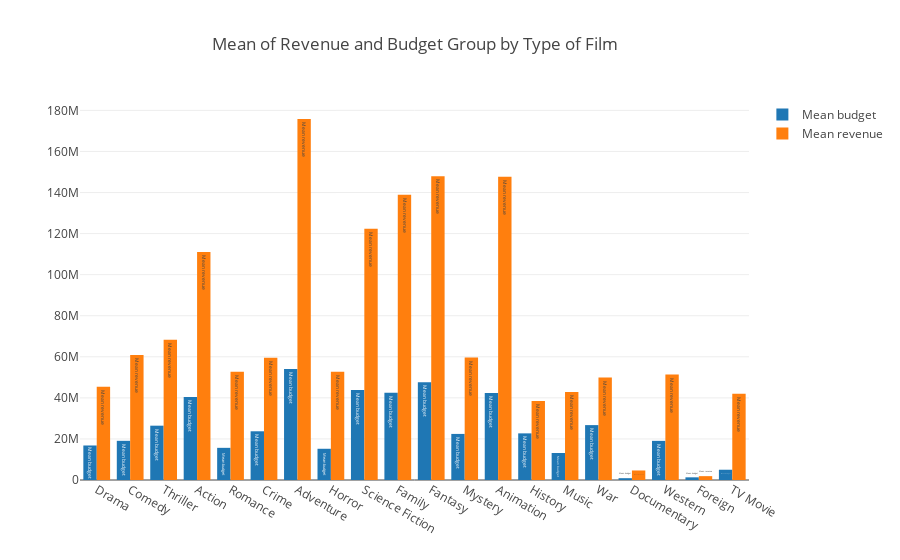
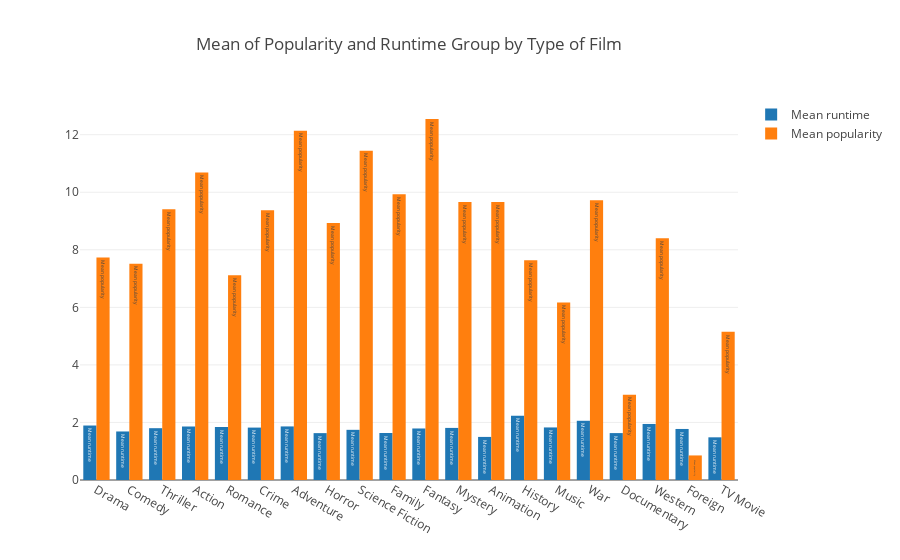

The cell these charts' notebook holds for them, in order:
### Code cell
import plotly.offline as plt
  
import plotly.graph_objs as go

plt.init_notebook_mode(connected=True)


# data = [go.Histogram(x=x)]
# py.iplot(data, filename='basic histogram')

def df_index(col_name,value,df):
    l = list()
    for i in df.index.tolist():
        if value in df[col_name][i]:
            l.append(i)
    return l

dict_gender =dict()
for feature in quanti:
    val=[]
    for i in names:
        if feature=='runtime':
            val.append(dft[feature].loc[df_index('genre_film',i,dft)].mean()/60)
        else:
            val.append(dft[feature].loc[df_index('genre_film',i,dft)].mean())  
    dict_gender[feature] = val
    

data=[]
layout = go.Layout(title=go.layout.Title(text='Mean of Revenue and Budget Group by Type of Film',xref='paper'))
for i in ['budget','revenue']:
        data.append(go.Bar(x=names,y=dict_gender[i],orientation='v',text='Mean {}'.format(i),name='Mean {}'.format(i)))


figure = go.Figure(data=data,layout=layout)
plt.iplot(figure, filename='basic histogram')

data=[]
layout = go.Layout(title=go.layout.Title(text='Mean of Popularity and Runtime Group by Type of Film',xref='paper'))
for i in ['runtime','popularity']:
        data.append(go.Bar(x=names,y=dict_gender[i],orientation='v',text='Mean {}'.format(i),name='Mean {}'.format(i)))


figure = go.Figure(data=data,layout=layout)
plt.iplot(figure, filename='basic histogram')

### Figure 1 — Plotly figure (JSON) as saved in the notebook; plotly's stock layout.template omitted (floating-point values rounded to 4 significant figures)
{"data": [{"name": "Mean budget", "orientation": "v", "text": "Mean budget", "type": "bar", "uid": "13eca7d3-2f01-4482-b77e-645eeabfde6a", "x": ["Drama", "Comedy", "Thriller", "Action", "Romance", "Crime", "Adventure", "Horror", "Science Fiction", "Family", "Fantasy", "Mystery", "Animation", "History", "Music", "War", "Documentary", "Western", "Foreign", "TV Movie"], "y": [16810000.0, 19080000.0, 26460000.0, 40400000.0, 15660000.0, 23730000.0, 54070000.0, 15210000.0, 43800000.0, 42500000.0, 47580000.0, 22440000.0, 42330000.0, 22710000.0, 13150000.0, 26730000.0, 882600.0, 19060000.0, 1301000.0, 5000000]}, {"name": "Mean revenue", "orientation": "v", "text": "Mean revenue", "type": "bar", "uid": "fbb15c7b-6cf6-4a20-8837-7ce51cafc563", "x": ["Drama", "Comedy", "Thriller", "Action", "Romance", "Crime", "Adventure", "Horror", "Science Fiction", "Family", "Fantasy", "Mystery", "Animation", "History", "Music", "War", "Documentary", "Western", "Foreign", "TV Movie"], "y": [45410000.0, 60880000.0, 68340000.0, 111000000.0, 52710000.0, 59490000.0, 175800000.0, 52710000.0, 122400000.0, 138900000.0, 148000000.0, 59630000.0, 147700000.0, 38410000.0, 42870000.0, 49920000.0, 4638000.0, 51370000.0, 1874000.0, 42000000]}], "layout": {"title": {"text": "Mean of Revenue and Budget Group by Type of Film", "xref": "paper"}}}

### Figure 2 — Plotly figure (JSON) as saved in the notebook; plotly's stock layout.template omitted (floating-point values rounded to 4 significant figures)
{"data": [{"name": "Mean runtime", "orientation": "v", "text": "Mean runtime", "type": "bar", "uid": "4ca3b26f-a3e5-4302-b25f-cd60a686b07f", "x": ["Drama", "Comedy", "Thriller", "Action", "Romance", "Crime", "Adventure", "Horror", "Science Fiction", "Family", "Fantasy", "Mystery", "Animation", "History", "Music", "War", "Documentary", "Western", "Foreign", "TV Movie"], "y": [1.893, 1.686, 1.8, 1.859, 1.842, 1.821, 1.862, 1.629, 1.743, 1.634, 1.79, 1.81, 1.497, 2.23, 1.827, 2.058, 1.63, 1.948, 1.774, 1.483]}, {"name": "Mean popularity", "orientation": "v", "text": "Mean popularity", "type": "bar", "uid": "16fce1cb-be08-41ee-a81e-ade3287bf07b", "x": ["Drama", "Comedy", "Thriller", "Action", "Romance", "Crime", "Adventure", "Horror", "Science Fiction", "Family", "Fantasy", "Mystery", "Animation", "History", "Music", "War", "Documentary", "Western", "Foreign", "TV Movie"], "y": [7.73, 7.515, 9.413, 10.69, 7.119, 9.372, 12.14, 8.934, 11.44, 9.926, 12.55, 9.665, 9.663, 7.638, 6.169, 9.719, 2.967, 8.405, 0.8537, 5.148]}], "layout": {"title": {"text": "Mean of Popularity and Runtime Group by Type of Film", "xref": "paper"}}}
